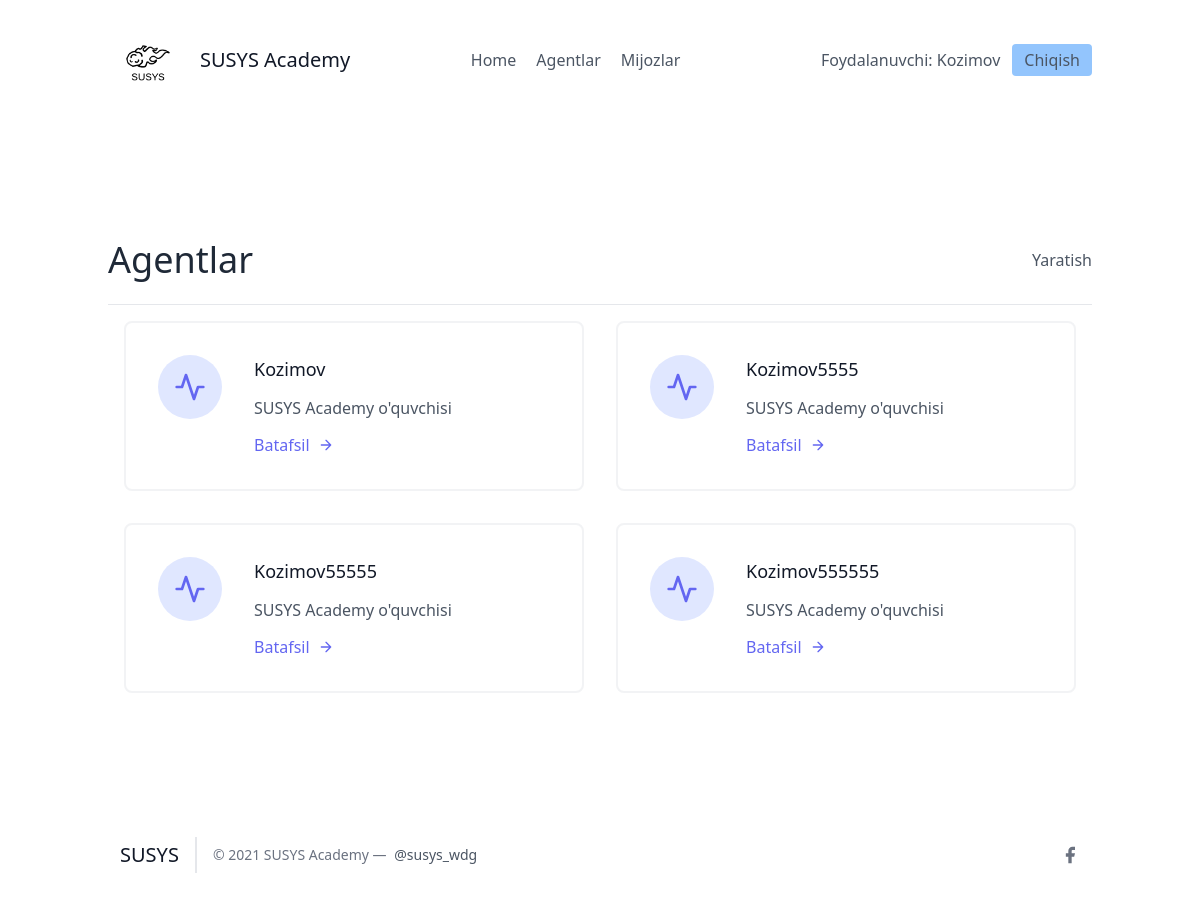
/agents/ (signed in), run on an earlier commit of the app's database.
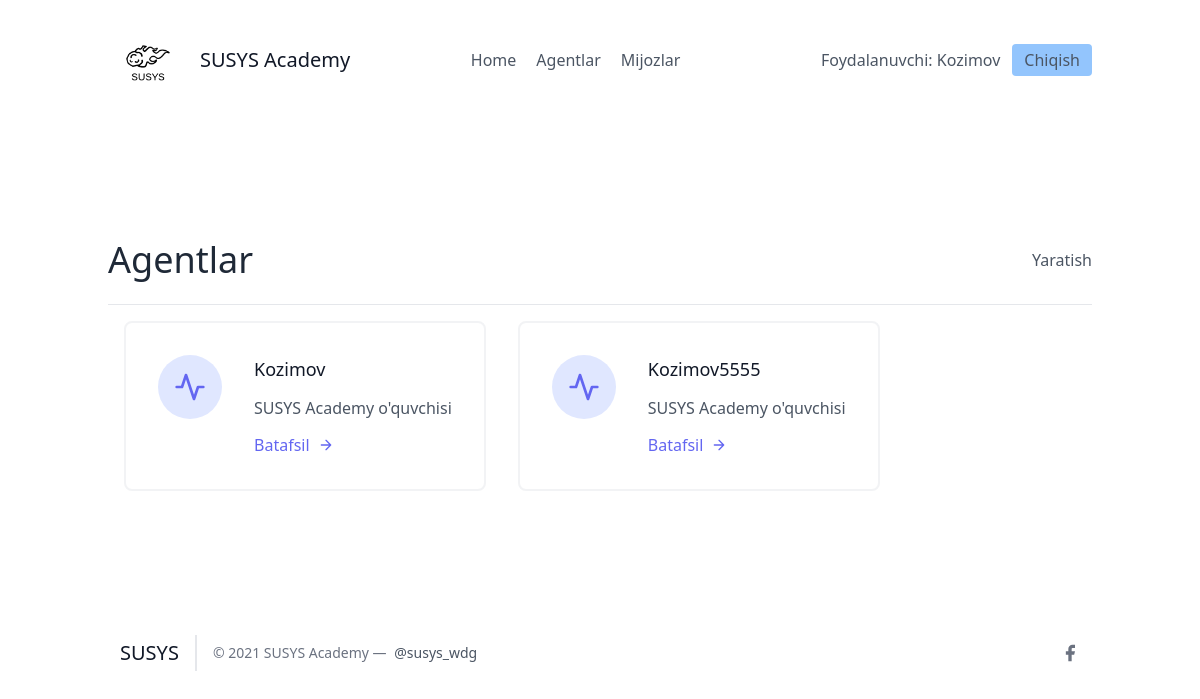
And on a later commit of the database.
### leads/models.py (models this page shows, shortened)
class User(AbstractUser):
    is_organisor = models.BooleanField(default=True)
    is_agent = models.BooleanField(default=False)

class Agent(models.Model):
    user = models.OneToOneField(User, on_delete=models.CASCADE)
    organisation = models.ForeignKey(UserProfile, on_delete=models.CASCADE)

### agents/views.py (the view)
# urls.py: path('', AgentListView.as_view(), name="agent-list"),
class AgentListView(OrganisorAndLoginRequiredMixin, generic.ListView):
    template_name = "agents/agents_lists.html"
    def get_queryset(self):
        organisation = self.request.user.userprofile
        return Agent.objects.filter(organisation = organisation)

### agents/mixins.py (called while the page is built)
    def dispatch(self, request, *args, **kwargs):
        if not request.user.is_authenticated or not request.user.is_organisor:
            return redirect("login")
        return super().dispatch(request, *args, **kwargs)

### agents/templates/agents/agents_lists.html (shortened to what this page needs)
{% extends 'base.html' %}
{% block content %}
<section class="text-gray-600 body-font">
  <div class="container px-5 py-24 mx-auto flex flex-wrap">
    <div class="w-full py-6 flex justify-between items-center border-b border-gray-200">
        <div>
            <h1 class="text-4xl text-gray-800">Agentlar</h1>
        </div>
        <div>
            <a class="y=text-gray-500 hover:text-blue-700" href="{% url 'agents:agent-create' %}">Yaratish</a>
        </div>
    </div>
    <div class="flex flex-wrap">
      {% for agent in object_list %}
      <div class="p-4 lg:w-1/2 md:w-full">
        <div class="flex border-2 rounded-lg border-gray-200 border-opacity-50 p-8 sm:flex-row flex-col">
          <div class="w-16 h-16 sm:mr-8 sm:mb-0 mb-4 inline-flex items-center justify-center rounded-full bg-indigo-100 text-indigo-500 flex-shrink-0">
            <svg fill="none" stroke="currentColor" stroke-linecap="round" stroke-linejoin="round" stroke-width="2" class="w-8 h-8" viewBox="0 0 24 24">
              <path d="M22 12h-4l-3 9L9 3l-3 9H2"></path>
            </svg>
          </div>
          <div class="flex-grow">
            <h2 class="text-gray-900 text-lg title-font font-medium mb-3">{{ agent.user.username }}</h2>
            <p class="leading-relaxed text-base">SUSYS Academy o'quvchisi</p>
            <a href="{% url 'agents:agent-detail' agent.pk %}" class="mt-3 text-indigo-500 inline-flex items-center">Batafsil
              <svg fill="none" stroke="currentColor" stroke-linecap="round" stroke-linejoin="round" stroke-width="2" class="w-4 h-4 ml-2" viewBox="0 0 24 24">
                <path d="M5 12h14M12 5l7 7-7 7"></path>
              </svg>
            </a>
          </div>
        </div>
      </div>
      {% endfor %}
    </div>
  </div>
</section>
{% endblock %}

### frontend/base.html (shortened to what this page needs)
<!DOCTYPE html>
<html lang="en">
<head>
    <link href="https://unpkg.com/tailwindcss@^2/dist/tailwind.min.css" rel="stylesheet">
</head>
<body>
    {% include 'details/navbar.html' %}
    <div class="max-w-5xl mx-auto">
        {% block content %}
        {% endblock %}
    </div>
    {% include 'details/footer.html' %}
</body>
</html>

### frontend/details/navbar.html
{% load static %}
<header class="text-gray-600 body-font">
  <div class="container mx-auto flex flex-wrap p-5 flex-col md:flex-row items-center">
    <a class="flex title-font font-medium items-center text-gray-900 mb-4 md:mb-0">
      <img src="{% static 'img/logo-dark.png' %}" style="width: 80px;" alt="Logo">
      <span class="ml-3 text-xl">SUSYS Academy</span>
    </a>
    <nav class="md:ml-auto md:mr-auto flex flex-wrap items-center text-base justify-center">
      <a href="/" class="mr-5 hover:text-gray-900">Home</a>
    {% if not request.user.is_authenticated %}
      </nav>
        <button class="inline-flex items-center bg-blue-300 border-0 py-1 px-3 focus:outline-none hover:bg-blue-200 rounded text-base mt-4 md:mt-0" style="margin-right: 20px">
          <a  href="{% url 'signup' %}">Ro'yxatdan o'tish
          </a>
        </button>
    {% else %}
        {% if request.user.is_organisor %}
        <a href="/agents/" class="mr-5 hover:text-gray-900">Agentlar</a>
        {% endif %}
        <a href="/leads/" class="mr-5 hover:text-gray-900">Mijozlar</a>
      </nav>
    {% endif %}
    {% if request.user.is_authenticated %}
      Foydalanuvchi: {{ request.user.username }}
      <button class="ml-3 inline-flex items-center bg-blue-300 border-0 py-1 px-3 focus:outline-none hover:bg-blue-200 rounded text-base mt-4 md:mt-0">
        <a  href="{% url 'logout' %}">Chiqish
        </a>
      </button>
    {% else %}
    <button class="inline-flex items-center bg-blue-300 border-0 py-1 px-3 focus:outline-none hover:bg-blue-200 rounded text-base mt-4 md:mt-0">
      <a href="{% url 'login' %}">Kirish
    </a>
    </button>
    {% endif %}
  </div>
</header>

### frontend/details/footer.html (shortened to what this page needs)
{% load static %}
    <footer class="text-gray-600 body-font">
    <div class="container px-5 py-8 mx-auto flex items-center sm:flex-row flex-col">
      <a class="flex title-font font-medium items-center md:justify-start justify-center text-gray-900">
        <span class="ml-3 text-xl">SUSYS</span>
      </a>
      <p class="text-sm text-gray-500 sm:ml-4 sm:pl-4 sm:border-l-2 sm:border-gray-200 sm:py-2 sm:mt-0 mt-4">© 2021 SUSYS Academy —
        <a href="https://twitter.com/knyttneve" class="text-gray-600 ml-1" rel="noopener noreferrer" target="_blank">@susys_wdg</a>
      </p>
      <span class="inline-flex sm:ml-auto sm:mt-0 mt-4 justify-center sm:justify-start">
        <a class="text-gray-500">
          <svg fill="currentColor" stroke-linecap="round" stroke-linejoin="round" stroke-width="2" class="w-5 h-5" viewBox="0 0 24 24">
            <path d="M18 2h-3a5 5 0 00-5 5v3H7v4h3v8h4v-8h3l1-4h-4V7a1 1 0 011-1h3z"></path>
          </svg>
        </a>

What changed in the data, as far as the page shows it:
removed Agent: user.username "Kozimov55555"
removed Agent: user.username "Kozimov555555"
